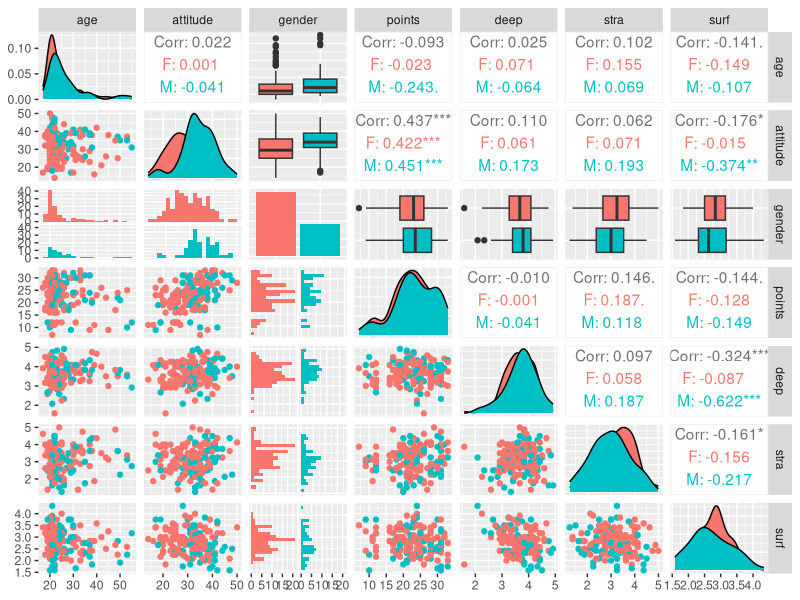

Source code (R): (Note: this script raises an error after producing the figure.)
## ---- chunk 1
#set working directory
setwd("C:\\Users\\Niko\\Documents\\IODS-project\\data")
learning2014analysis <- read.csv("learning2014analysis.csv", header = T)
## ---- chunk 2
str(learning2014analysis)
## ---- chunk 3
library(GGally)
library(ggplot2)
p <- ggpairs(learning2014analysis, mapping = aes(col = gender), lower = list(combo = wrap("facethist", bins = 20)))
p

pairs(learning2014analysis[-3], col = learning2014analysis$gender)

## ---- chunk 4
summary(learning2014analysis)
## ---- chunk 5
model1 <- lm(points ~ attitude + stra + surf, data = learning2014analysis)
summary(model1)
## ---- chunk 6
model2 <- lm(points ~ attitude + stra, data = learning2014analysis)
summary(model2)

## ---- chunk 7
model3 <- lm(points ~ attitude, data = learning2014analysis)
summary(model3)

## ---- chunk 8
plot(model3, which = 1) #residuals vs. fitted
## ---- chunk 9
plot(model3, which = 2) #Normal QQ-plot
## ---- chunk 10
plot(model3, which = 5) #residuals vs. leverage (with Cook's D as a red add-on line)
